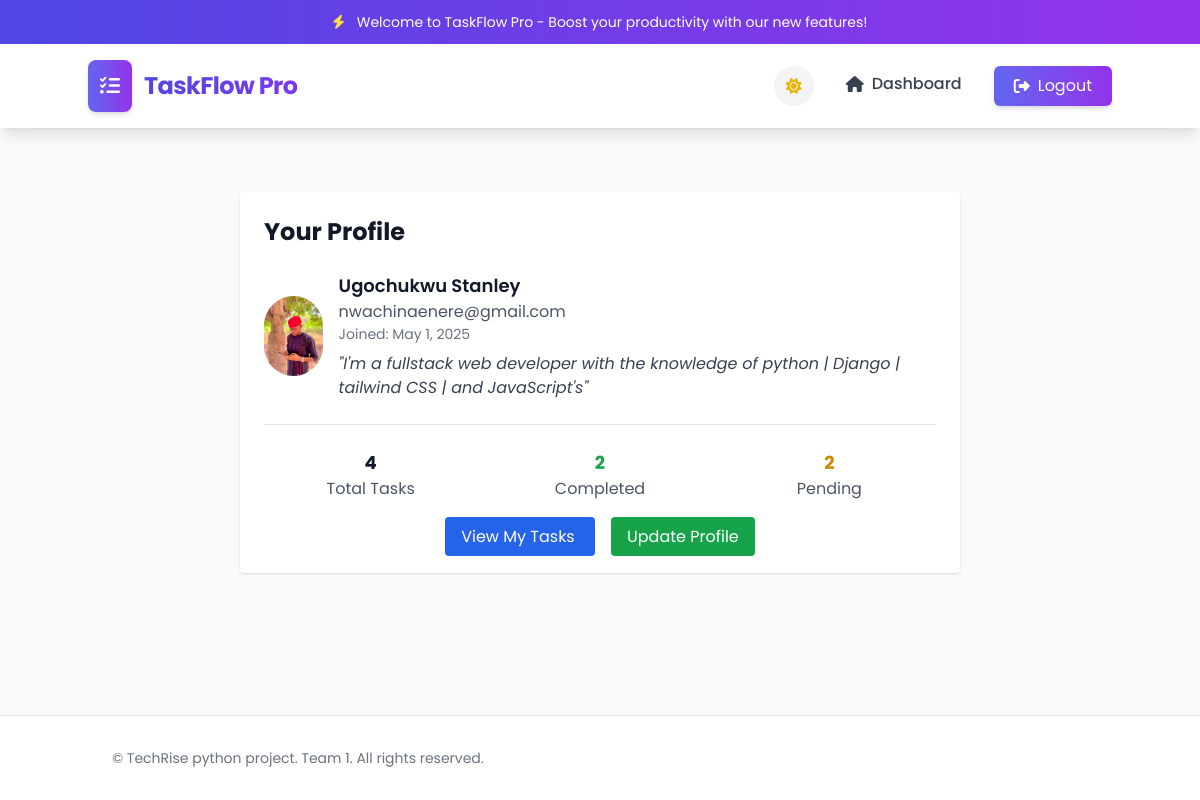
/tasks/profile/ (signed in), run on the app's committed database.
### users/models.py (models this page shows, shortened)
class CustomUser(AbstractUser):
    profile_picture = models.ImageField(upload_to='profile_pics/', null=True, blank=True)

### tasks/models.py (models this page shows, shortened)
class UserProfile(models.Model):
    user = models.OneToOneField(settings.AUTH_USER_MODEL, on_delete=models.CASCADE, related_name='profile')
    profile_picture = models.ImageField(upload_to='profile_pictures/', default='profile_pictures/default.png', blank=True)
    bio = models.TextField(max_length=500, blank=True)

### tasks/views.py (the view)
# urls.py: path('profile/', views.user_profile, name='user_profile'),
@login_required
def user_profile(request):
    user = request.user
    tasks = Task.objects.filter(assigned_to=user)
    total = tasks.count()
    completed = tasks.filter(completed=True).count()
    pending = tasks.filter(completed=False).count()
    from django.db import connection
    cursor = connection.cursor()
    cursor.execute("SELECT name FROM sqlite_master WHERE type='table' AND name='tasks_userprofile';")
    table_exists = cursor.fetchone() is not None
    if not table_exists:
        context = {
            'user': user,
            'total_tasks': total,
            'completed_tasks': completed,
            'pending_tasks': pending,
            'profile_table_missing': True,
        }
    else:
        context = {
            'user': user,
            'total_tasks': total,
            'completed_tasks': completed,
            'pending_tasks': pending,
        }
    return render(request, 'tasks/profile.html', context)

### tasks/templates/tasks/profile.html (shortened to what this page needs)
{% extends 'base.html' %}
{% block content %}
<div class="max-w-3xl mx-auto py-10 px-6">
    <div class="bg-white p-6 rounded shadow space-y-6">
        <h2 class="text-2xl font-bold mb-4">Your Profile</h2>
        <div class="flex items-center gap-4">
            {% if profile_table_missing %}
                <div class="w-20 h-20 bg-gradient-to-r from-blue-500 to-purple-600 rounded-full flex items-center justify-center text-2xl font-bold text-white">
                    {{ user.first_name|default:user.username|slice:":1"|upper }}
                </div>
            {% else %}
                {% if user.profile.profile_picture %}
                    <div class="w-20 h-20 rounded-full overflow-hidden">
                        <img src="{{ user.profile.profile_picture.url }}" alt="{{ user.username }}" class="w-full h-full object-cover">
                    </div>
                {% else %}
                    <div class="w-20 h-20 bg-gradient-to-r from-blue-500 to-purple-600 rounded-full flex items-center justify-center text-2xl font-bold text-white">
                        {{ user.first_name|default:user.username|slice:":1"|upper }}
                    </div>
                {% endif %}
            {% endif %}
            <div>
                <p class="text-lg font-semibold">{{ user.get_full_name|default:user.username }}</p>
                <p class="text-gray-600">{{ user.email }}</p>
                <p class="text-sm text-gray-500">Joined: {{ user.date_joined|date:"F j, Y" }}</p>
                {% if not profile_table_missing and user.profile.bio %}
                    <p class="text-gray-700 mt-2 italic">"{{ user.profile.bio }}"</p>
                {% endif %}
            </div>
        </div>
        <hr class="my-4">
        <div class="grid grid-cols-3 gap-4 text-center">
            <div>
                <p class="text-lg font-bold">{{ total_tasks }}</p>
                <p class="text-gray-600">Total Tasks</p>
            </div>
            <div>
                <p class="text-lg font-bold text-green-600">{{ completed_tasks }}</p>
                <p class="text-gray-600">Completed</p>
            </div>
            <div>
                <p class="text-lg font-bold text-yellow-600">{{ pending_tasks }}</p>
                <p class="text-gray-600">Pending</p>
            </div>
        </div>
        <div class="mt-6 text-center space-x-4">
            <a href="{% url 'task_list' %}" class="bg-blue-600 hover:bg-blue-700 text-white px-4 py-2 rounded">
                View My Tasks
            </a>
            <a href="{% url 'update_profile' %}" class="bg-green-600 hover:bg-green-700 text-white px-4 py-2 rounded">
                Update Profile
            </a>
        </div>
    </div>
</div>
{% endblock %}

### tasks/templates/base.html (style rules this page uses)
body { font-family: 'Poppins', sans-serif; background-color: #f8fafc; }

### data on the page
CustomUser: profile.profile_picture (picture), get_full_name "Ugochukwu Stanley", email "nwachinaenere@gmail.com", date_joined "May 1, 2025", profile.bio "I'm a fullstack web developer with the knowledge of python | Django | tailwind CSS | and JavaScript's"

### other printed values
{{ total_tasks }} "4"
{{ completed_tasks }} "2"
{{ pending_tasks }} "2"
